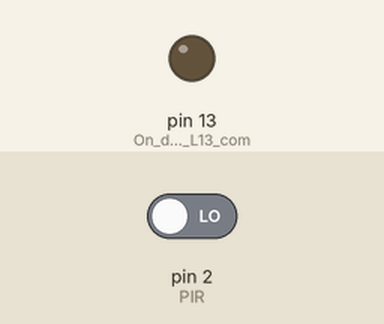
A sketch run on a simulated Arduino Uno, built with avr-gcc and run on an emulated ATmega328P. Parts: output pins drawn as LEDs (lit = HIGH). Inputs (shaded band) come from the test bench; at power-on: pin 2 (PIR) LOW.

Above: at 5.8 s.
5.9 s: pin 2 (PIR) driven HIGH
At 8.3 s:
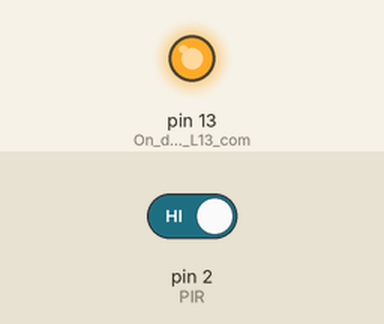
9.2 s: pin 2 (PIR) driven LOW
At 11.4 s:
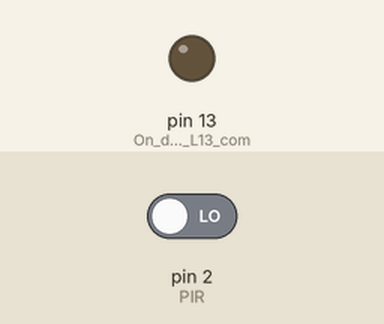
Timing chart, 0 to 12.9 s (numbered marks = the images above; inputs shaded):
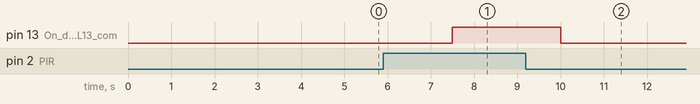

Measured:
- after the input at 5.9 s, pin 13 (On_definit_la_led_L13_com): LOW → HIGH after 1.6 s
- after the input at 9.2 s, pin 13 (On_definit_la_led_L13_com): HIGH → LOW after 0.80 s

The sketch:

PIR_Serial.ino
```cpp
int PIR = 2;               // Entree sur laquelle est connecte le capteur
int Etat_PIR = LOW;             // Au debut le capteur ne detecte pas de mouvement
int Val_PIR = 0;                    // on stocke la valeur du capteur

void setup() {

  //------------------E/S----------------------//
  pinMode(LED_BUILTIN, OUTPUT);//On definit la led L13 comme une sortie
  pinMode(PIR, INPUT); //On definit le pir comme une entree
  //-------------------------------------------//
//Serial.begin(9600);
}

void loop() {
  Val_PIR = digitalRead(PIR);//Lecture de la valeur deu PIR

   if (Val_PIR == 1 )//Si detection de mouvement
    {
     Serial.println("INTRUS DETECTE");//On affiche un message
     digitalWrite(LED_BUILTIN, HIGH);//On allume la led L13
      Etat_PIR = HIGH ;//On definit la valeur de la variable ETAT_PIR a 1
   }
   else //Sinon
   {
    Serial.println("Pas de mouvement");
    digitalWrite(LED_BUILTIN, LOW);//La led reste eteinte
    Etat_PIR = LOW ;//La valeur de la variable Etat_PIR reste a 0
   }
  delay(2500);//temporisation de 2,5 secondes
}
```
